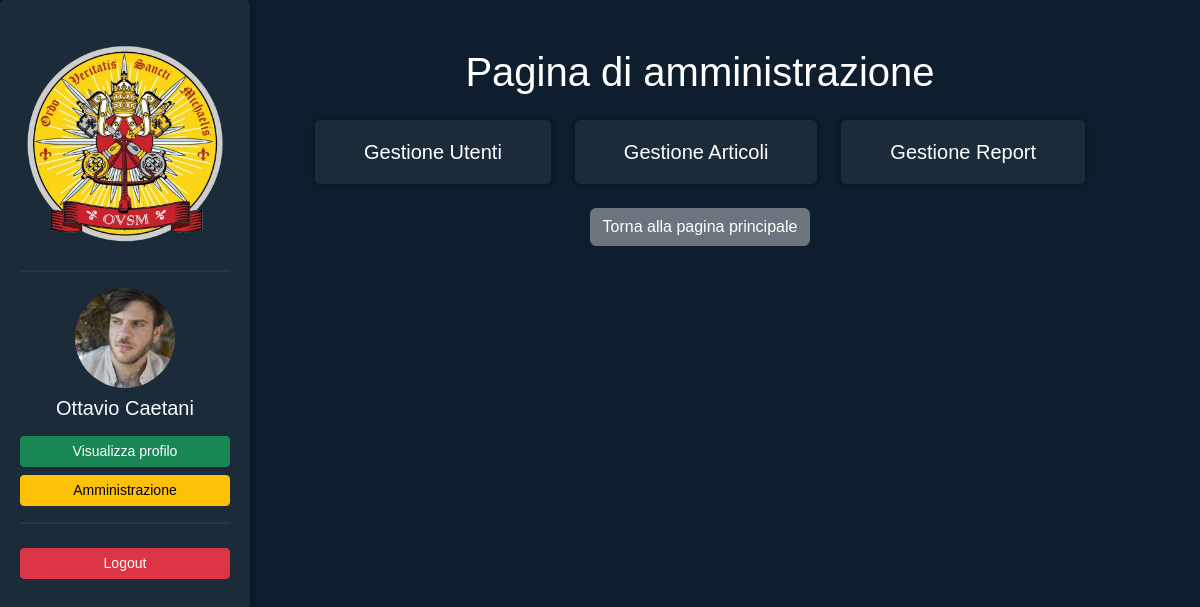
Page /admin.php (signed in) on the committed database.
### tables this page shows
CREATE TABLE `utenti` (
  `id` int(11) NOT NULL,
  `username` varchar(50) NOT NULL,
  `password_hash` varchar(255) NOT NULL,
  `email` varchar(100) NOT NULL,
  `nome` varchar(50) NOT NULL,
  `cognome` varchar(50) NOT NULL,
  `foto_profilo` varchar(255) DEFAULT NULL,
  `ruolo` enum('utente','admin') NOT NULL DEFAULT 'utente',
  `stato` enum('attivo','sospeso','disattivato') NOT NULL DEFAULT 'attivo',
  `data_creazione` timestamp NOT NULL DEFAULT current_timestamp()
);

### admin.php (the view, shortened to what this page needs)
<?php
include 'db_connection.php';
$stmt = $conn->prepare("SELECT username, foto_profilo, nome, cognome, ruolo FROM utenti WHERE id = ?");
$stmt->bind_param("i", $_SESSION['user_id']);
$stmt->execute();
$result = $stmt->get_result();
$user = $result->fetch_assoc();
?>
    <body>
        <div class="container-fluid">
            <div class="row">
                <nav class="col-md-3 col-lg-2 d-md-block bg-dark sidebar vh-100">
                    <div class="text-center py-4">
                        <a href="index"><img src="images/logo.png" alt="Logo Agenzia" class="logo"><br></a>
                        <hr class="text-light">
                        <img src="<?php echo "uploads/".htmlspecialchars($user['foto_profilo']); ?>" alt="Profilo" class="img-fluid rounded-circle" style="width: 100px; height: 100px;">
                        <h5 class="text-light mt-2"><?php echo htmlspecialchars($user['nome'])." ".htmlspecialchars($user['cognome']); ?></h5>
                        <a href="profilo" class="btn btn-success btn-sm mt-2 w-100">Visualizza profilo</a>
                        <?php if ($user['ruolo'] === 'admin'): ?>
                            <a href="admin" class="btn btn-warning btn-sm mt-2 w-100">Amministrazione</a>
                        <?php endif; ?>
                        <hr class="text-light">
                        <a href="logout" class="btn btn-danger btn-sm mt-2 w-100">Logout</a>
                    </div>
                </nav>
                <main class="col-md-9 ms-sm-auto col-lg-10 px-md-4 d-flex-inline align-items-center justify-content-center position-relative my-5">
                    <h1>Pagina di amministrazione</h1>
                    <div class="d-flex justify-content-center gap-4 my-4">
                        <a href="gestione_utenti" class="btn btn-page btn-lg px-5 py-3">Gestione Utenti</a>
                        <a href="gestione_articoli" class="btn btn-page btn-lg px-5 py-3">Gestione Articoli</a>
                        <a href="gestione_report" class="btn btn-page btn-lg px-5 py-3">Gestione Report</a>
                    </div>
                    <a href="index" class="btn btn-secondary">Torna alla pagina principale</a>
                </main>
            </div>
        </div>
    </body>
</html>

### css/style.css (style rules this page uses)
body { font-family: Arial, sans-serif; background-color: #0f1e2e; color: white; text-align: center; }
.logo { width: 200px; margin-bottom: 10px; }
.sidebar { min-height: 100vh; height: auto; width: 250px; overflow-y: auto; position: fixed; top: 0; left: 0; color: #fff; padding: 20px; background: #1c2b3a !important; border-radius: 5px; box-shadow: 0px 0px 10px rgba(0, 0, 0, 0.5); }
.sidebar hr { border: 1px solid rgba(255, 255, 255, 0.2); }
.btn-page { --bs-btn-color: #fff; --bs-btn-bg: #1c2b3a; --bs-btn-hover-color: #fff; --bs-btn-hover-bg: #1c2b3a; --bs-btn-active-color: #fff; --bs-btn-active-bg: #1c2b3a; --bs-btn-disabled-color: #fff; --bs-btn-disabled-bg: #1c2b3a; border-radius: 5px; box-shadow: 0px 0px 10px rgba(0, 0, 0, 0.5); }

### rows in the picture
utenti: foto_profilo (picture), nome "Ottavio", cognome "Caetani"
